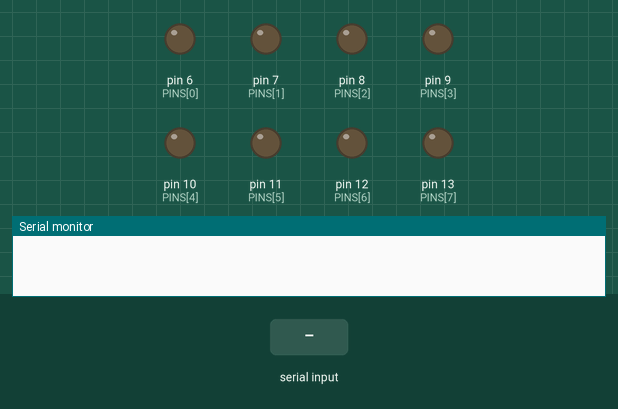
Recording of a sketch running on a simulated Arduino Uno, built with avr-gcc and run on an emulated ATmega328P. On the bench: output pins drawn as LEDs (lit = HIGH), the last lines printed to the serial monitor. Dashed ring = blinking. The inputs (shaded band) are chosen by the test bench.

Above: at 1.2 s.
1.3 s: "H" received over Serial
At 4.2 s:
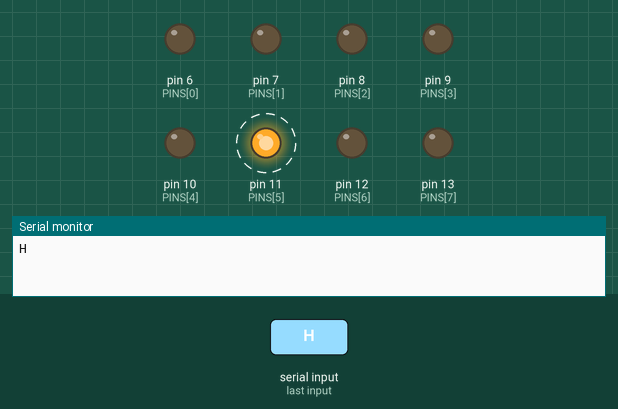
4.3 s: "S" received over Serial
At 7.2 s:
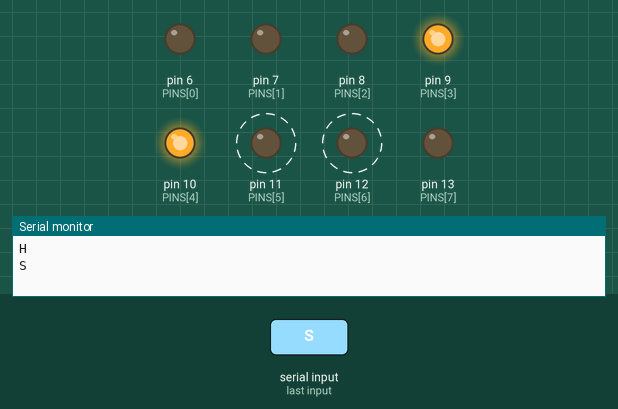
7.3 s: "R" received over Serial
At 7.7 s:
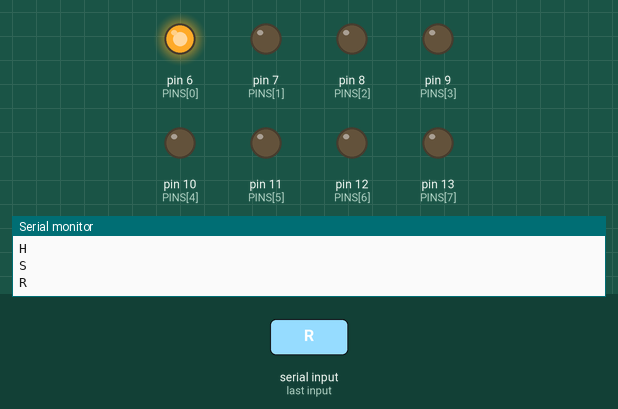
Timing chart, 0 to 16.3 s (numbered marks = the images above; inputs shaded):
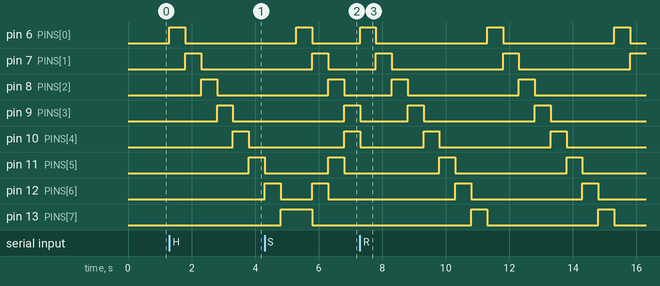

The sketch:

weekopdracht_1.ino
```cpp
/*
 * Weekopdracht 1 - Lichtkrant Rijkswaterstaat
 * Door Alexander James Becoy [597880] - I1DC
 * Gemaakt op 8/2/2018
 */
char data = '0';

void setup() {
  Serial.begin(9600);
  ledControlSetup();
}

void loop() {
  if(Serial.available() > 0)
  {
    data = Serial.read();
    Serial.println(data);
  }

  if(data == 'H' || data == 'R') {
    patroonHeen(true);
  }
  else if(data == 'L') {
    patroonHeen(false);
  }
  else if(data == 'S' || data == 's') {
    patroonSamenvoegen();
  }
  else if(data == '+' || data == '-' || data == 'E')
  {
    if(data == '+') {
      increaseDelayTime();
    }
    else if(data == '-') {
      decreaseDelayTime();
    }
    else {
      ledControlAllLedsOff();
    }
    data = '0';
  }

}
```

ledControl.ino
```cpp
const int NROFLEDS = 8;
const int PINS[NROFLEDS] = {6, 7, 8, 9, 10, 11, 12, 13};

void ledControlSetup()
{
  for(int pinNumber = 0; pinNumber < NROFLEDS; pinNumber++)
  {
    pinMode(PINS[pinNumber], OUTPUT);
  }
}

void ledControlSetLedOn(int pinNumber)
{
  digitalWrite(PINS[pinNumber], HIGH);
}

void ledControlSetLedOff(int pinNumber)
{
  digitalWrite(PINS[pinNumber], LOW);
}

void ledControlAllLedsOn()
{
  for(int pinNumber = 0; pinNumber < NROFLEDS; pinNumber++)
  {
    digitalWrite(PINS[pinNumber], HIGH);
  }
}

void ledControlAllLedsOff()
{
  for(int pinNumber = 0; pinNumber < NROFLEDS; pinNumber++)
  {
    digitalWrite(PINS[pinNumber], LOW);
  }
}

int getNrOfLeds()
{
  return NROFLEDS;
}
```

patronen.ino
```cpp
const int delayTimeDiff = 50;
int delayTime = 500;

void patroonHeen(boolean directionIsRight)
{
  for(int pinIndex = 0; pinIndex < getNrOfLeds(); pinIndex++)
  {
    int pinNumber = pinIndex;
    if(!directionIsRight)
      pinNumber = getNrOfLeds() - pinIndex - 1;
    ledControlSetLedOn(pinNumber);
    delay(delayTime);
    ledControlSetLedOff(pinNumber);
  }
}

void patroonSamenvoegen()
{
  int nrOfCouples = getNrOfLeds() / 2;
  for(int pinNumber = 0; pinNumber < nrOfCouples; pinNumber++)
  {
    int pinPartner = getNrOfLeds() - pinNumber - 1;
    ledControlSetLedOn(pinNumber);
    ledControlSetLedOn(pinPartner);
    delay(delayTime);
    ledControlSetLedOff(pinNumber);
    ledControlSetLedOff(pinPartner);
  }
}

void increaseDelayTime()
{
  if(delayTime < 1000)
  {
    delayTime += delayTimeDiff;
    Serial.println(String(delayTime) + "ms");
  }
  else
    Serial.println("Already at its maximum.");
}

void decreaseDelayTime()
{
  if(delayTime > 50)
  {
    delayTime -= delayTimeDiff;
    Serial.println(String(delayTime) + "ms");
  }
  else
    Serial.println("Already at its minimum.");
}
```

Measured:
- after the input at 1.3 s, pin 6 (PINS[0]): LOW → HIGH at once, → LOW 0.50 s later; pin 7 (PINS[1]): LOW → HIGH after 0.50 s, → LOW 0.50 s later; pin 8 (PINS[2]): LOW → HIGH after 1.0 s, → LOW 0.50 s later; pin 9 (PINS[3]): LOW → HIGH after 1.5 s, → LOW 0.50 s later; pin 10 (PINS[4]): LOW → HIGH after 2.0 s, → LOW 0.50 s later
- after the input at 4.3 s, pin 10 (PINS[4]): LOW → HIGH after 2.5 s
- after the input at 7.3 s, pin 6 (PINS[0]): alternates HIGH for 0.50 s and LOW for 3.5 s, starting after 4.0 s; pin 7 (PINS[1]): LOW → HIGH after 4.5 s, → LOW 0.50 s later, → HIGH 3.5 s later
- by itself, pin 12 (PINS[6]): alternates HIGH for 0.50 s and LOW for 1.0 s
